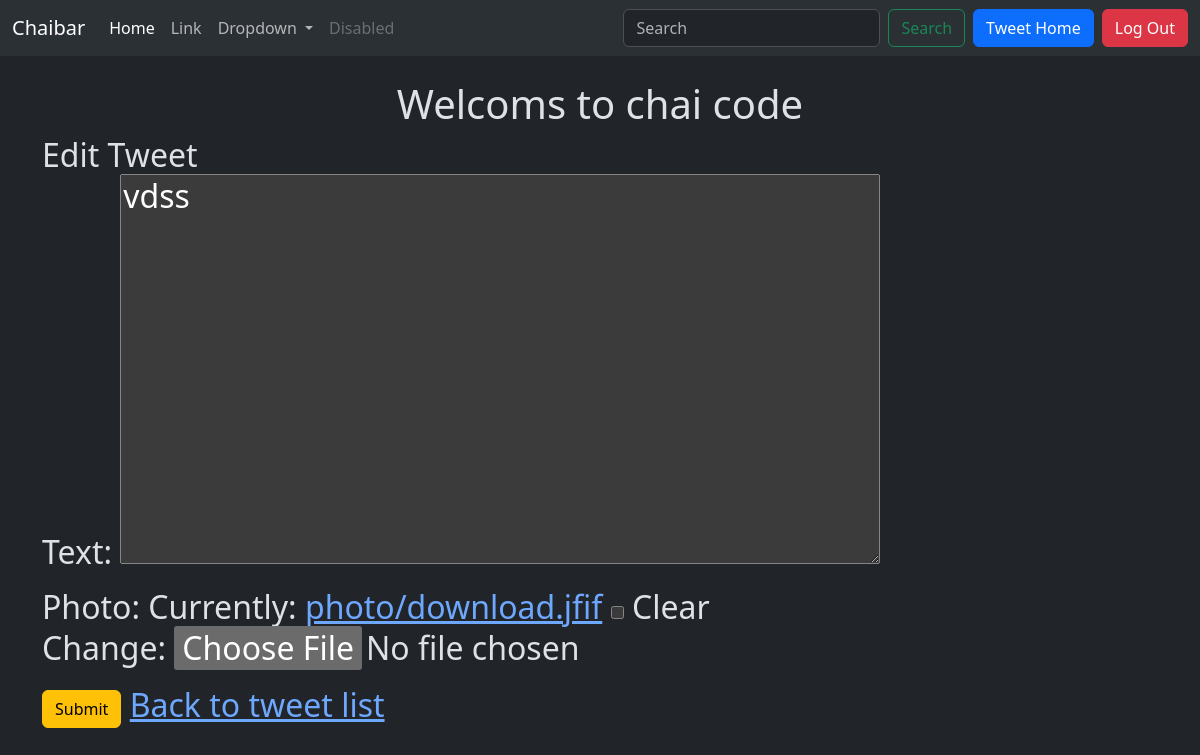
/tweet/2/edit/ (signed in), run on an earlier commit of the app's database.
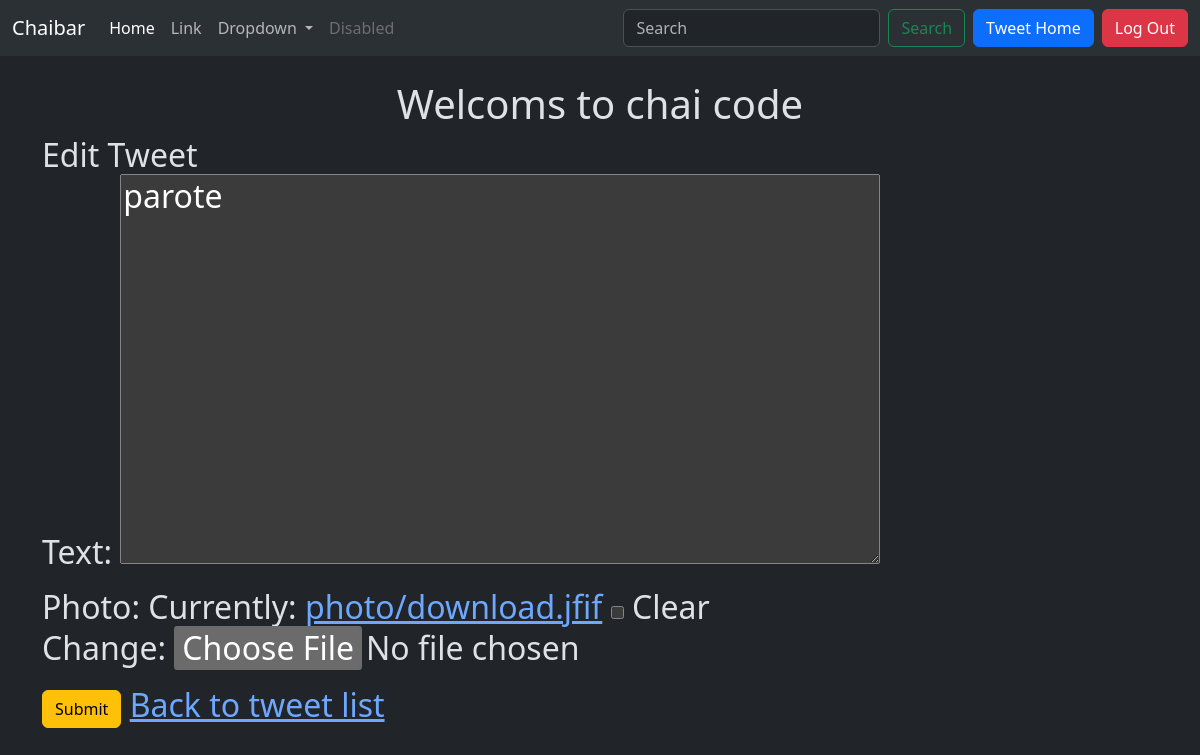
And on a later commit of the database.
### tweet/models.py (models this page shows, shortened)
class Tweet(models.Model):
    user=models.ForeignKey(User,on_delete=models.CASCADE)
    text=models.TextField(max_length=240)
    photo=models.ImageField(upload_to='photo/', blank=True, null=True)
    create_at=models.DateTimeField(auto_now_add=True)
    update_at =models.DateTimeField(auto_now=True)

### tweet/views.py (the view)
# urls.py: path('<int:tweet_id>/edit/',views.tweet_edit,name='tweet_edit'),
@login_required
def tweet_edit(request,tweet_id):
    tweet= get_object_or_404(Tweet,pk=tweet_id,user=request.user)
    if request.method=='POST':
        form= Tweetform(request.POST, request.FILES,instance=tweet)
        if form.is_valid():
            tweet=form.save(commit=False)
            tweet.user=request.user
            tweet.save()
            return redirect('tweet_list')
    else:
        form=Tweetform(instance=tweet)
    return render(request,'tweet_form.html',{'form':form})

### tweet/forms.py
class Tweetform(forms.ModelForm):
    class Meta:
        model= Tweet
        fields=['text','photo']

### tweet/templates/tweet_form.html (shortened to what this page needs)
{% extends "layout.html" %}
{% block content %}
<h1 class="text-center  mt-4">Welcoms to chai code</h1>
<h2>
    {% if form.instance.pk %}
     Edit Tweet
    {% else %}
     Create Tweet
    {% endif %}
    <form method="post" enctype="multipart/form-data" class="form">
        {{form.as_p}}
        <button class="btn btn-warning" type="submit">Submit</button>
        <a href="{%url 'tweet_list'%}">Back to tweet list</a>
    </form>
</h2>
{% endblock content %}

What changed in the data, as far as the page shows it:
changed Tweet: text "vdss" → "parote"
